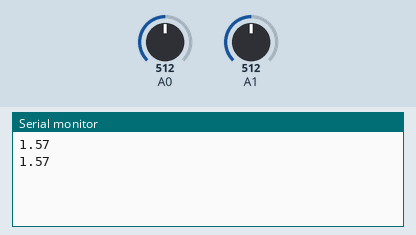
The sketch below on a simulated Arduino Uno, built with avr-gcc and run on an emulated ATmega328P. Parts: the last lines printed to the serial monitor. Inputs (shaded band) come from the test bench; at power-on: A1 = 512, A0 = 512.

Above: at 1.8 s.
1.9 s: A1 set to 716
At 2.8 s:
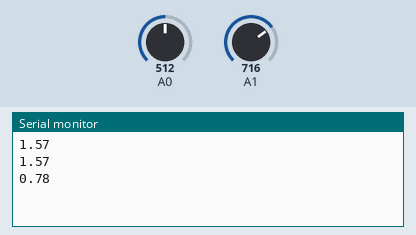
3.4 s: A1 set to 122
At 4.7 s:
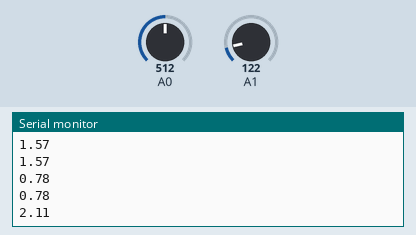
4.9 s: A0 set to 716
At 5.8 s:
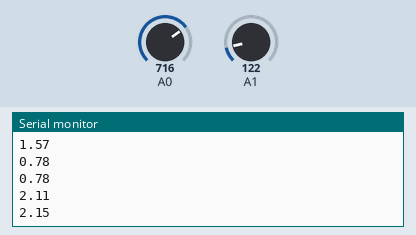
6.4 s: A0 set to 900
At 7.4 s:
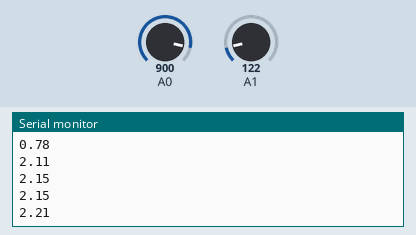
Timing chart, 0 to 8.9 s (numbered marks = the images above; inputs shaded):
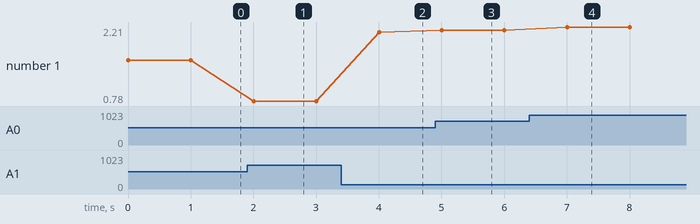

The sketch:

angle.ino
```cpp
//int joyVert = analogRead(A1);
//int joyHorz = analogRead(A0);
float pi = 3.141;
float angleDeg;
float angleRad = angleDeg*pi/180;
 //float power = sqrt(sq(joyHorz)+sq(joyVert));
//int pwm1 = 9;
//int dir1 = 7;
//int dir2 = 8;
int joyposVert = 512;
int joyposHorz = 512;

 //int motorSpeed1 = 0;
//int motorSpeed11=  0;

void setup() {
  // put your setup code here, to run once:
Serial.begin(9600);
//pinMode(pwm1, OUTPUT);
//pinMode(dir1,OUTPUT);

  // digitalWrite(pwm1,LOW);
//digitalWrite(dir1, HIGH);

}

void loop() {
  // put your main code here, to run repeatedly:
  //joyposVert = joyVert;
  //joyposHorz = joyHorz;
  //Serial.println(joyposVert);
 // joyposHorz = analogWrite(A0);
  angleDeg = atan((analogRead(A0)/analogRead(A1))) + 0.78;
  Serial.print(angleDeg);
  Serial.print("\n");

  delay(1000);

}
```

Measured:
- after the input at 1.9 s, the serial monitor: prints a new line after 0.10 s (image 1)
- after the input at 3.4 s, the serial monitor: prints a new line after 0.60 s (image 2)
- after the input at 4.9 s, the serial monitor: prints a new line after 0.10 s (image 3)
- after the input at 6.4 s, the serial monitor: prints a new line after 0.61 s (image 4)
- plotted number 1: 1.57 → 0.78 after the input at 1.9 s, 0.78 → 2.11 after the input at 3.4 s, 2.11 → 2.15 after the input at 4.9 s, 2.15 → 2.21 after the input at 6.4 s
